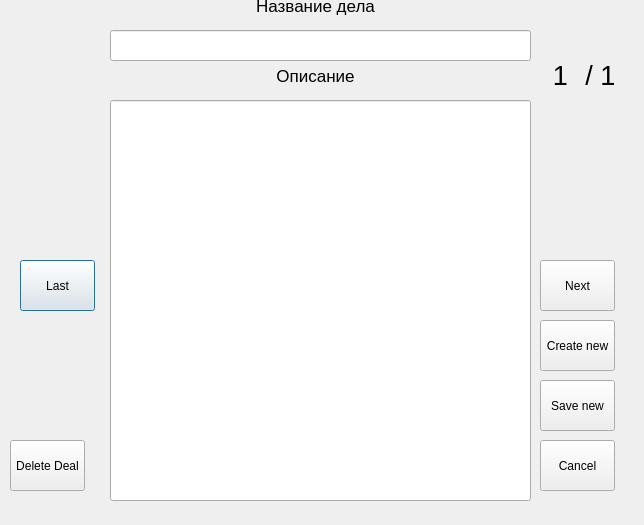
<?xml version="1.0" encoding="UTF-8"?>
<ui version="4.0">
 <class>Question_4_2</class>
 <widget class="QDialog" name="Question_4_2">
  <property name="geometry">
   <rect>
    <x>0</x>
    <y>0</y>
    <width>644</width>
    <height>525</height>
   </rect>
  </property>
  <property name="windowTitle">
   <string>Dialog</string>
  </property>
  <widget class="QLineEdit" name="Title">
   <property name="geometry">
    <rect>
     <x>110</x>
     <y>30</y>
     <width>421</width>
     <height>31</height>
    </rect>
   </property>
  </widget>
  <widget class="QLineEdit" name="Main_text">
   <property name="geometry">
    <rect>
     <x>110</x>
     <y>100</y>
     <width>421</width>
     <height>401</height>
    </rect>
   </property>
  </widget>
  <widget class="QLabel" name="label">
   <property name="geometry">
    <rect>
     <x>110</x>
     <y>-10</y>
     <width>411</width>
     <height>31</height>
    </rect>
   </property>
   <property name="font">
    <font>
     <pointsize>13</pointsize>
    </font>
   </property>
   <property name="text">
    <string>Название дела</string>
   </property>
   <property name="alignment">
    <set>Qt::AlignCenter</set>
   </property>
  </widget>
  <widget class="QLabel" name="label_2">
   <property name="geometry">
    <rect>
     <x>110</x>
     <y>60</y>
     <width>411</width>
     <height>31</height>
    </rect>
   </property>
   <property name="font">
    <font>
     <pointsize>13</pointsize>
    </font>
   </property>
   <property name="text">
    <string>Описание</string>
   </property>
   <property name="alignment">
    <set>Qt::AlignCenter</set>
   </property>
  </widget>
  <widget class="QPushButton" name="Last">
   <property name="geometry">
    <rect>
     <x>20</x>
     <y>260</y>
     <width>75</width>
     <height>51</height>
    </rect>
   </property>
   <property name="text">
    <string>Last</string>
   </property>
  </widget>
  <widget class="QPushButton" name="Next">
   <property name="geometry">
    <rect>
     <x>540</x>
     <y>260</y>
     <width>75</width>
     <height>51</height>
    </rect>
   </property>
   <property name="text">
    <string>Next</string>
   </property>
  </widget>
  <widget class="QPushButton" name="Create">
   <property name="geometry">
    <rect>
     <x>540</x>
     <y>320</y>
     <width>75</width>
     <height>51</height>
    </rect>
   </property>
   <property name="text">
    <string>Create new</string>
   </property>
  </widget>
  <widget class="QPushButton" name="Save">
   <property name="geometry">
    <rect>
     <x>540</x>
     <y>380</y>
     <width>75</width>
     <height>51</height>
    </rect>
   </property>
   <property name="text">
    <string>Save new</string>
   </property>
  </widget>
  <widget class="QLabel" name="Number">
   <property name="geometry">
    <rect>
     <x>530</x>
     <y>30</y>
     <width>61</width>
     <height>91</height>
    </rect>
   </property>
   <property name="font">
    <font>
     <pointsize>20</pointsize>
    </font>
   </property>
   <property name="text">
    <string>1</string>
   </property>
   <property name="alignment">
    <set>Qt::AlignCenter</set>
   </property>
  </widget>
  <widget class="QLabel" name="Max">
   <property name="geometry">
    <rect>
     <x>570</x>
     <y>30</y>
     <width>61</width>
     <height>91</height>
    </rect>
   </property>
   <property name="font">
    <font>
     <pointsize>20</pointsize>
    </font>
   </property>
   <property name="text">
    <string>/ 1</string>
   </property>
   <property name="alignment">
    <set>Qt::AlignCenter</set>
   </property>
  </widget>
  <widget class="QPushButton" name="Cancel">
   <property name="geometry">
    <rect>
     <x>540</x>
     <y>440</y>
     <width>75</width>
     <height>51</height>
    </rect>
   </property>
   <property name="text">
    <string>Cancel</string>
   </property>
  </widget>
  <widget class="QPushButton" name="Delete">
   <property name="geometry">
    <rect>
     <x>10</x>
     <y>440</y>
     <width>75</width>
     <height>51</height>
    </rect>
   </property>
   <property name="text">
    <string>Delete Deal</string>
   </property>
  </widget>
 </widget>
 <resources/>
 <connections/>
</ui>
